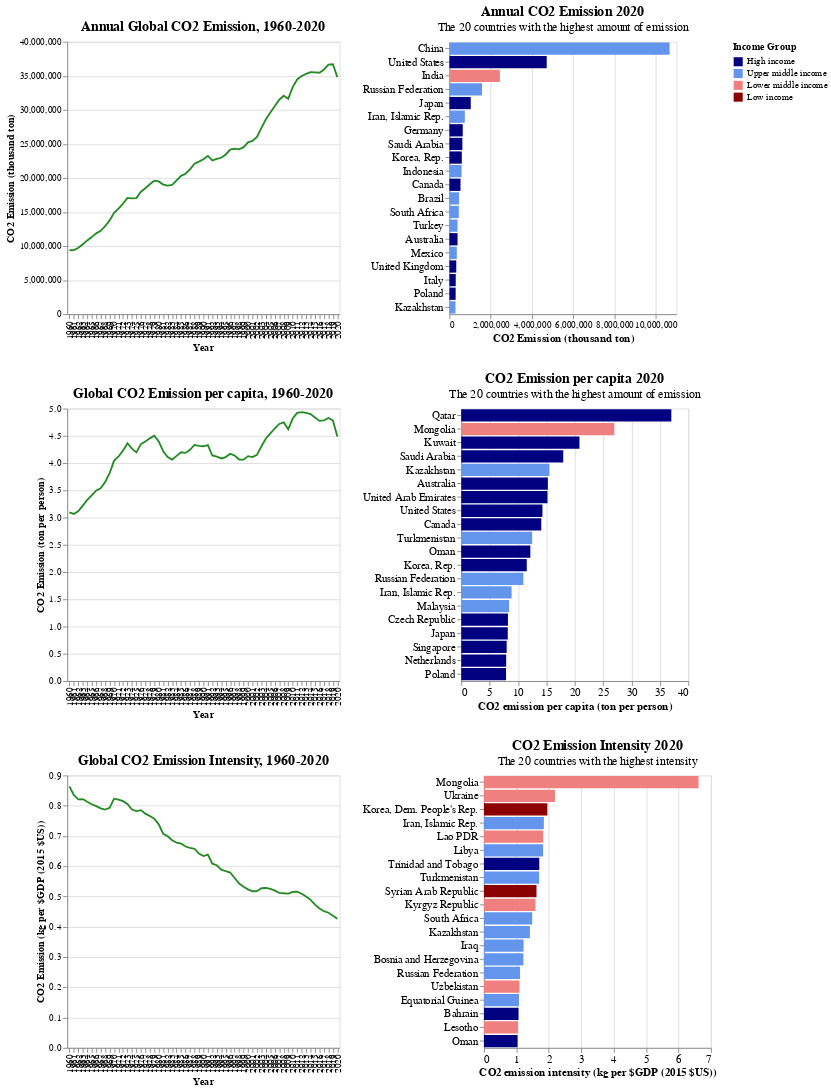

Notebook cell for this chart:
### Code cell
# Annual Global CO2 emission and CO2 emission per capita - Top 10 countries in 2019
chart5a2 = alt.Chart(data2_2020a).mark_bar().encode(
    x=alt.X('CO2 Emission:Q',
            title='CO2 Emission (thousand ton)',
            axis=alt.Axis(titleFontSize=12,labelFontSize=10)),
    y=alt.Y('Country Name:N',
            sort='-x',
            title='',
            axis=alt.Axis(titleFontSize=12,labelFontSize=12)),
    color=alt.Color('income_group:N', 
                    scale = alt.Scale(domain=['High income', 'Upper middle income', 'Lower middle income', 'Low income'],
                                      range=['navy', 'cornflowerblue', 'lightcoral', 'darkred']),
                    legend = alt.Legend(title='Income Group'))
).properties(width=250, height=300,
            title=alt.TitleParams(text='Annual CO2 Emission 2020',
                                   subtitle='The 20 countries with the highest amount of emission', subtitleFontSize=13,
                                   fontSize=15,dy=-5))

chart5b2 = alt.Chart(data2_2020bp).mark_bar().encode(
    x=alt.X('CO2 Emission per capita:Q',
            title='CO2 emission per capita (ton per person)',
            axis=alt.Axis(titleFontSize=12,labelFontSize=12)),
    y=alt.Y('Country Name:N',
            sort='-x',
            title='',
            axis=alt.Axis(titleFontSize=12,labelFontSize=12)),
    color=alt.Color('income_group:N', 
                    scale = alt.Scale(domain=['High income', 'Upper middle income', 'Lower middle income', 'Low income'],
                                      range=['navy', 'cornflowerblue', 'lightcoral', 'darkred']),
                    legend = alt.Legend(title='Income Group'))
).properties(width=250, height=300,
            title=alt.TitleParams(text='CO2 Emission per capita 2020',
                                   subtitle='The 20 countries with the highest amount of emission', subtitleFontSize=13,
                                   fontSize=15,dy=-5))


chart5c2 = alt.Chart(data2_2020c).mark_bar().encode(
    x=alt.X('CO2 Emission per constant GDP:Q',
            title='CO2 emission intensity (kg per $GDP (2015 $US))',
            axis=alt.Axis(titleFontSize=12,labelFontSize=12)),
    y=alt.Y('Country Name:N',
            sort='-x',
            title='',
            axis=alt.Axis(titleFontSize=12,labelFontSize=12)),
    color=alt.Color('income_group:N', 
                    scale = alt.Scale(domain=['High income', 'Upper middle income', 'Lower middle income', 'Low income'],
                                      range=['navy', 'cornflowerblue', 'lightcoral', 'darkred']),
                    legend = alt.Legend(title='Income Group'))
).properties(width=250, height=300,
            title=alt.TitleParams(text='CO2 Emission Intensity 2020',
                                   subtitle='The 20 countries with the highest intensity', subtitleFontSize=13,
                                   fontSize=15,dy=-5))
chart5_1=chart5a|chart5a2
chart5_2=chart5b|chart5b2
chart5_3=chart5c|chart5c2
chart5=alt.vconcat(chart5_1,chart5_2,chart5_3)
chart5
